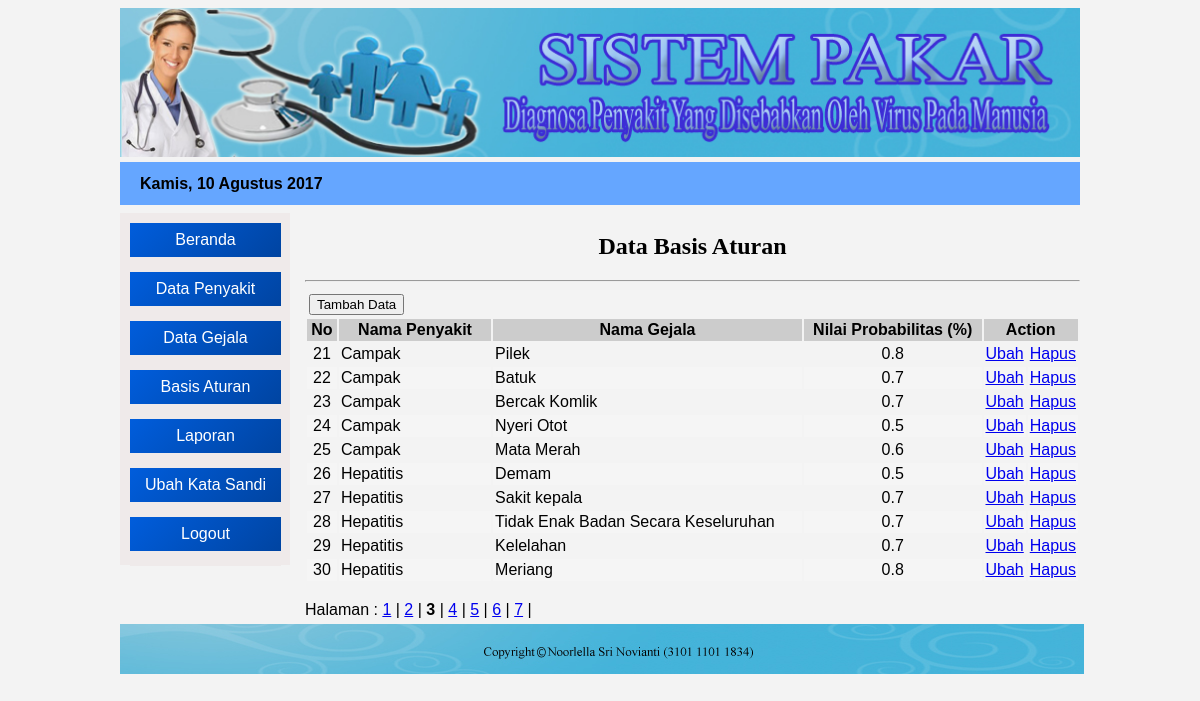
The page /admin/index.php?open=Basis-Aturan&halaman=3 (signed in) on the database its author committed.
### tables this page shows
CREATE TABLE IF NOT EXISTS `tblaturan` (
  `kd_aturan` int(11) NOT NULL AUTO_INCREMENT,
  `kd_gejala` varchar(7) NOT NULL,
  `kd_penyakit` varchar(7) NOT NULL,
  `nl_prob` decimal(2,1) NOT NULL,
  PRIMARY KEY (`kd_aturan`)
);

CREATE TABLE IF NOT EXISTS `tblpenyakit` (
  `kd_penyakit` varchar(7) NOT NULL,
  `nm_penyakit` varchar(40) NOT NULL,
  `nl_penyakit` float NOT NULL,
  `pengobatan` text NOT NULL,
  PRIMARY KEY (`kd_penyakit`)
);

CREATE TABLE IF NOT EXISTS `tblgejala` (
  `kd_gejala` varchar(7) NOT NULL,
  `nm_gejala` varchar(80) NOT NULL,
  PRIMARY KEY (`kd_gejala`)
);

### admin/aturan_data.php (the view)
<?php
  include "../lib/koneksi.php";
  $batas = 10;
  $halaman = $_GET['halaman'];
  if (empty($halaman)) {
  	$posisi = 0;
  	$halaman = 1;
  }
  else {
  	$posisi = ($halaman-1) * $batas;
  }
 ?>
<center><h2>Data Basis Aturan</h2></center><hr>
<?php
  $query = "select a.kd_aturan, b.kd_penyakit, b.nm_penyakit, c.kd_gejala, c.nm_gejala, a.nl_prob from tblaturan a, tblpenyakit b, tblgejala c where a.kd_penyakit=b.kd_penyakit and a.kd_gejala=c.kd_gejala order by b.kd_penyakit asc, c.kd_gejala asc limit $posisi, $batas";
  $tampil = mysqli_query($konek,$query);
 ?>
<table border="0" cellpadding="2" width="100%">
  <tr>
      <form action="?open=Aturan-Add&status=tambah" target="_self" method="Post">
          <td colspan="2" rowspan="2"> <input type="submit" name="btntambah" value="Tambah Data" /></td>
      </form>
  </tr>
  <tr></tr>
  <tr bgcolor="#CCCCCC">
    <th> No </th>
    <th width="20%"> Nama Penyakit </th>
    <th> Nama Gejala </th>
    <th> Nilai Probabilitas (%) </th>
    <th colspan="2" width="10%"> Action </th>
  </tr>
  <?php
   $no = $posisi+1;
   while ($data = mysqli_fetch_array($tampil)) {
   	if ($no%2==1) {$warna='';} else {$warna='#F5F5F5';}
   	echo "<tr bgcolor=$warna>
             <td align='center'>$no</td>
   	         <td>$data[nm_penyakit]</td>
   	         <td>$data[nm_gejala]</td>
             <td align='center'>$data[nl_prob]</td>
   	         <td align='center'><a href='?open=Aturan-Edit&kode=$data[kd_aturan]' target='_self' alt='Edit Data'>Ubah</a></td>
             <td align='center'><a href='?open=Aturan-Hapus&kode=$data[kd_aturan]' target='_self' alt='Delete Data'>Hapus</a></td>
          </tr>";
     $no++;
   }
   echo "</table>";
   $semuadata  ="select a.kd_aturan, b.kd_penyakit, b.nm_penyakit, c.kd_gejala, c.nm_gejala, a.nl_prob from tblaturan a, tblpenyakit b, tblgejala c where a.kd_penyakit=b.kd_penyakit and a.kd_gejala=c.kd_gejala order by b.kd_penyakit asc, c.kd_gejala asc";
   $query2     = mysqli_query($konek, $semuadata);
   $jmldata    = mysqli_num_rows ($query2);
   $jmlhalaman = ceil($jmldata / $batas);
   echo "<br> Halaman : ";
   for ($a=1;$a<=$jmlhalaman;$a++)
   if ($a != $halaman) {
   	echo "<a href='?open=Basis-Aturan&halaman=$a'>$a</a> | ";
   }
   else {
   	echo "<b>$a</b> | ";
   }
?>

### css/desig1.css (style rules this page uses)
* { font-family: Arial, tahoma, sans-serif; }
body { background-color: #f3f3f3; }
#isi h2 { font-family: tahoma, "Times New Roman", "Maiandra GD", sans-serif; }

### rows shown on the page
tblaturan: kd_penyakit.nm_penyakit "Campak", kd_gejala.nm_gejala "Pilek", nl_prob "0.8"
tblaturan: kd_penyakit.nm_penyakit "Campak", kd_gejala.nm_gejala "Batuk", nl_prob "0.7"
tblaturan: kd_penyakit.nm_penyakit "Campak", kd_gejala.nm_gejala "Bercak Komlik", nl_prob "0.7"
tblaturan: kd_penyakit.nm_penyakit "Campak", kd_gejala.nm_gejala "Nyeri Otot", nl_prob "0.5"
tblaturan: kd_penyakit.nm_penyakit "Campak", kd_gejala.nm_gejala "Mata Merah", nl_prob "0.6"
tblaturan: kd_penyakit.nm_penyakit "Hepatitis", kd_gejala.nm_gejala "Demam", nl_prob "0.5"
tblaturan: kd_penyakit.nm_penyakit "Hepatitis", kd_gejala.nm_gejala "Sakit kepala", nl_prob "0.7"
tblaturan: kd_penyakit.nm_penyakit "Hepatitis", kd_gejala.nm_gejala "Tidak Enak Badan Secara Keseluruhan", nl_prob "0.7"
tblaturan: kd_penyakit.nm_penyakit "Hepatitis", kd_gejala.nm_gejala "Kelelahan", nl_prob "0.7"
tblaturan: kd_penyakit.nm_penyakit "Hepatitis", kd_gejala.nm_gejala "Meriang", nl_prob "0.8"

### other values the page prints
$namabln "Kamis"
$tgl "10"
$namabulan "Agustus"
$thn "2017"
